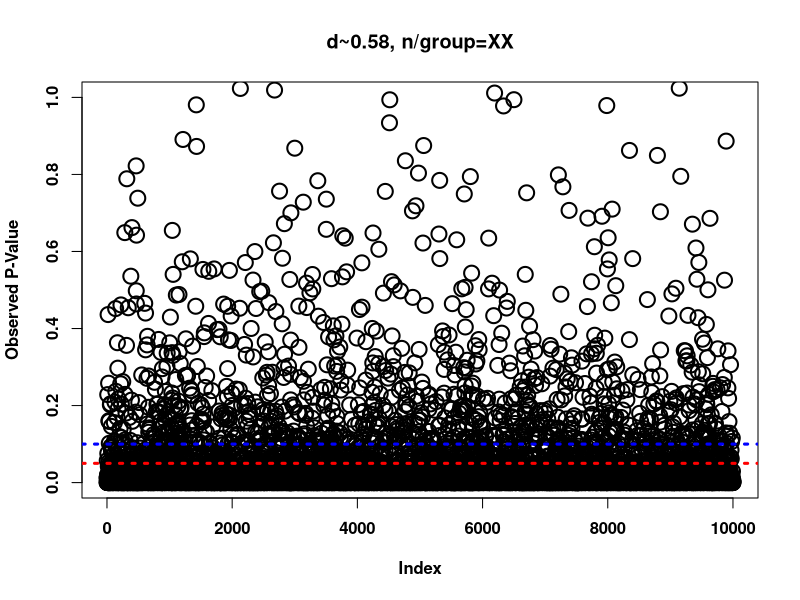

Here is the R script that generated this plot:
#By Keith Lohse PhD, Auburn University, 2015
#Descriptive statistics for these power calculations come from the NHANES dataset
#Heymsfield et al. (2014) Scaling of adult bodyweight to height across sex and race/ethnic groups: Relevant to BMI.
#American Journal of Clinical Nutrition, 100, 1455-1461.

########
#Weight#
########

#set parameters
sigma1 = 26.5 #approximate SD for adult, white, non-hispanic men in the US
sigma2 = 26.0 #approximate SD for adult, white, non-hispanic women in the US

mu1 = 89.4 #approximate mean WT in kg for men in the US
mu2 = 74.7 #approximate mean WT in kg for women in the US

n1 = 55 #size of sample 1
n2 = 55 #size of sample 2

pop1 <- rnorm(100000, mean=mu1, sd=sigma1) #set the mean, sigma, and number of datapoints in the parent distribution 
pop2 <- rnorm(100000, mean=mu2, sd=sigma2) #set the mean, sigma, and number of datapoints in the parent distribution


#set the length of your index to control the number of experiments you will run (default is 25)
index<-c(1:10000)

DATA<-data.frame(index) #We will create an empty dataframe to store our output in...
DATA$sp<-NULL
DATA$ES <- NULL
DATA$SES <- NULL

#This is the meat of the script, this for loop will create random samples (based on the index you specified above)
#These samples come from two different parent populations. These populations have the means and standard deviations that 
#you specified above.

for (i in 1:length(DATA$index)) {
  s1 <- sample(pop1, n1, replace = FALSE, prob = NULL)
  s2 <- sample(pop2, n2, replace = FALSE, prob = NULL)
  
  m1<-mean(s1)
  m2<-mean(s2)
  
  sd1<-sd(s1)
  sd2<-sd(s1)
  
  DATA$sp[i] = sqrt(((n1-1)*(sd1*sd1)+(n2-1)*(sd2*sd2))/(n1+n2-2))
  DATA$ES[i]<-(m1-m2)
  DATA$SES[i]<-(m1-m2)/DATA$sp[i]
  
}

mean(DATA$ES) #The mean ES should be approximatley 15(closer to 15 with more samples)
mean(DATA$SES) #The means SES should be approximately (mu1-mu2)/sigma

#Calculate the Standard Error in order to get MOEs
DATA$se<-sqrt((DATA$sp*DATA$sp/n1)+(DATA$sp*DATA$sp)/n2)

#Calculate the t_critical value for all samples
tcrit<-abs(qt(.025,(n1+n2-2)))
DATA$MOE<-tcrit*DATA$se #We can use the critical t-value to create the margin of error (MOE) for each test

#Converting the observed effect sizes into t-values
DATA$t_obs<-DATA$ES/DATA$se

#Calculating p-values for each t_obs
p_value<-2*(1-pt(DATA$t_obs,df=(n1+n2-2))) #p-value for a two-tailed test
DATA$p_value<-p_value #We can then add each of these p-values into our dataset

#We can also look at our p-value as a dichotomous yes/no decision
DATA$sig<-as.numeric(DATA$t_obs>abs(qt(0.025,(n1+n2-2))))
sum(DATA$sig)

tail(DATA) #We keep adding things to our dataframe, let's look at it again to make sure things are written properly...

#Let's visualize some of these p-values
plot(p_value, cex=2, lwd=2, font=2, font.lab=2, main='d~0.58, n/group=XX', ylab='Observed P-Value', ylim=c(0,1))
abline(h = 0.05, col = "red", lty = 3, lwd=3) #draws a red line at p = 0.05
abline(h = 0.1, col = "blue", lty = 3, lwd=3) #draws a blue line at p = 0.10 

#We can also get a sense of power by looking at the proportion of studies that find a significant effect
frac05<-sum(p_value>0.05)
frac05 #This is the number of tests that have p-values > 0.05 (essentially the number of Type 2 errors)

frac10<-sum(p_value>0.10)
frac10 #This is the number of tests that have p-values > 0.10

#Outputting the data frame as a text file
#Create a name for the file that makes sense to you
write.csv(DATA, file="power WT n55.csv")



